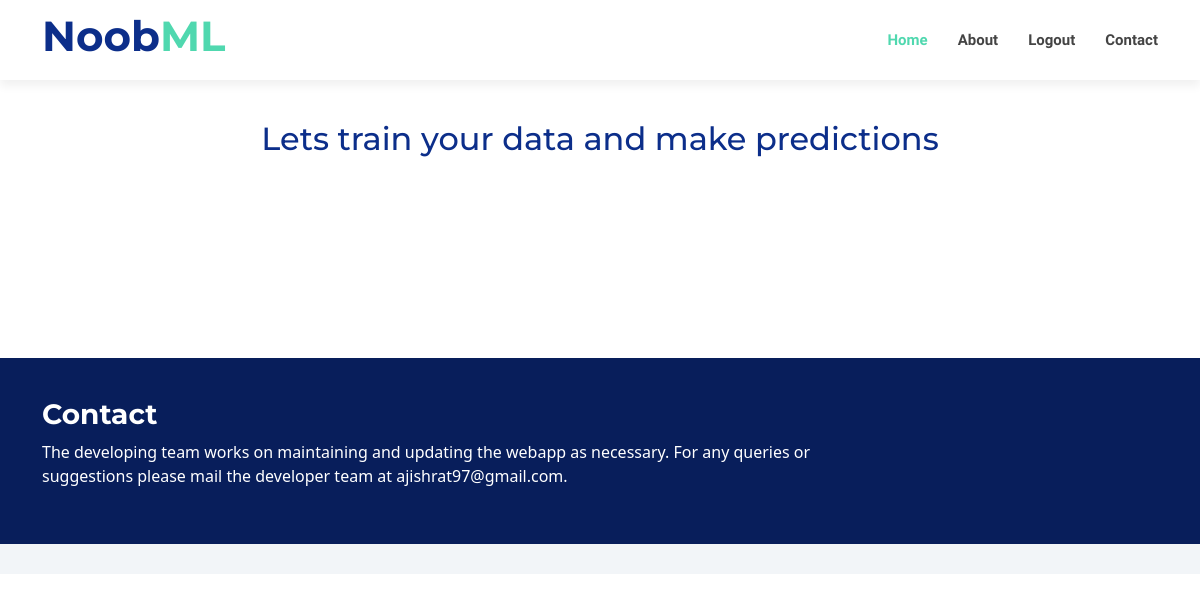
Page /Home/dashboard/inference (signed in) on the earlier database version.
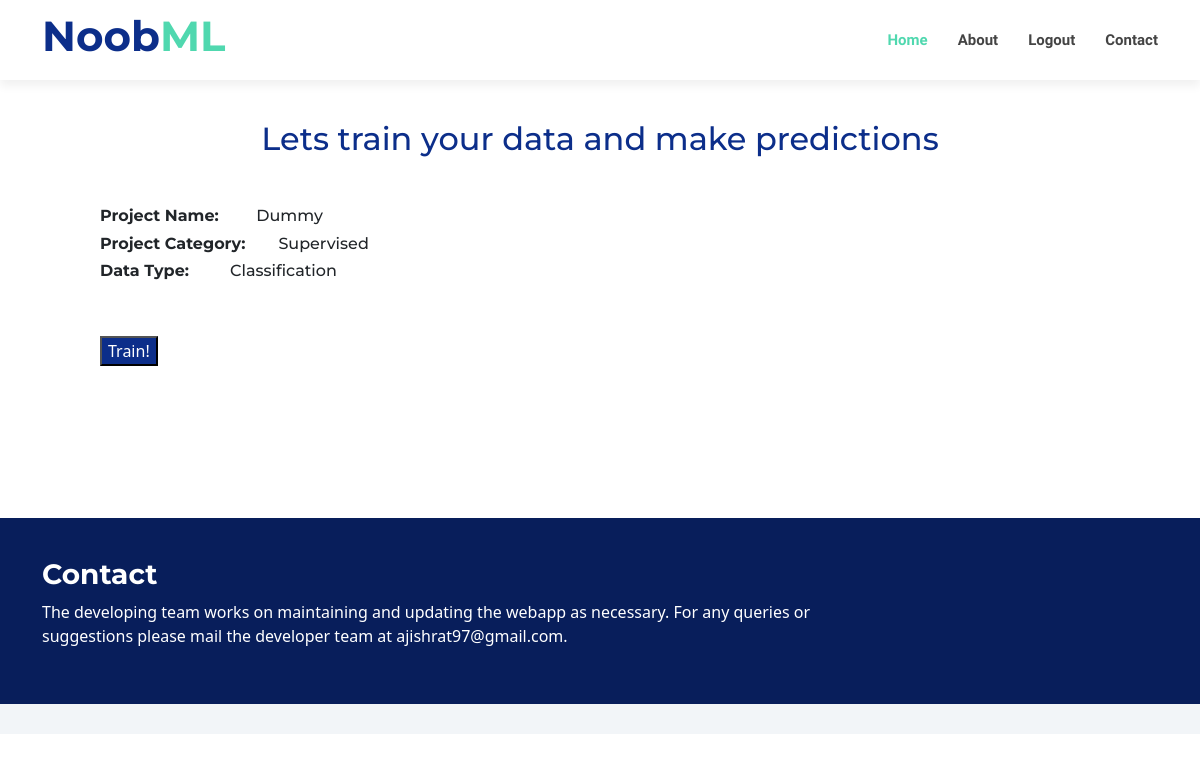
Same page on the later database version.
### Home/models.py (models this page shows, shortened)
class Project(models.Model):
    U_id = models.ForeignKey(User, on_delete=models.CASCADE, blank=False)
    Name = models.CharField(max_length=500)
    Train_csv = models.FileField(upload_to='Home/excel',blank=False, validators=[FileExtensionValidator(allowed_extensions=['csv'])])
    Test_csv = models.FileField(upload_to='Home/excel',blank=False, validators=[FileExtensionValidator(allowed_extensions=['csv'])])
    Learning = models.CharField(max_length=250,choices=L_CHOICE,default=1, blank=False)
    Type = models.CharField(max_length=250,choices=T_CHOICE, default=0, blank=False)
    Target = models.CharField(max_length=250)
    Input_Attributes = models.TextField(max_length=1000, blank=False)
    class Meta:
        unique_together = (('Name', 'U_id'))

### Home/views.py (the view)
# urls.py: path('dashboard/inference', views.inference_view, name='inference_view'),
@user_passes_test(user_not_admin, login_url='/Home/admin_redirected')
def inference_view(request):
    if (request.user.is_authenticated):
        try:
            userid = request.user
            project = Project.objects.filter(U_id=userid)
        except(Project.DoesNotExist):
            project = None
        return render(request, 'Home/inference.html', {'project' : project})

### Home/views.py (called while the page is built)
def user_not_admin(user):
    return not user.is_superuser

### Home/templates/Home/inference.html (shortened to what this page needs)
<!doctype html>
<html lang="en">
  <head>
  {% load static %}
  <link rel="stylesheet" href="{% static 'Home/style.css' %}" >
  <link rel="stylesheet"  href="{% static 'Home/vendor/bootstrap/css/bootstrap.min.css' %}"  >
  <link rel="stylesheet"  href="{% static 'Home/vendor/bootstrap-icons/bootstrap-icons.css' %}"  >
  <link rel="stylesheet"  href="{% static 'Home/vendor/boxicons/css/boxicons.min.css' %}"  >
  <link rel="stylesheet"  href="{% static 'Home/vendor/glightbox/css/glightbox.min.css' %}"  >
  <link rel="stylesheet"  href="{% static 'Home/vendor/swiper/swiper-bundle.min.cs' %}" >
  </head>
  <body>
  <header id="header" class="d-flex align-items-center">
    <div class="container d-flex justify-content-between">
      <div id="logo">
        <h1><a>Noob<span>ML</span></a></h1>
      </div>
      <nav id="navbar" class="navbar">
        <ul>
          <li><a class="nav-link scrollto active" href="#hero">Home</a></li>
          <li><a class="nav-link scrollto" href="{% url 'inference_view' %}">About</a></li>
          <li><a class="nav-link scrollto" href="{% url 'logout_view' %}">Logout</a></li>
          <li><a class="nav-link scrollto" href="#call-to-action">Contact</a></li>
        </ul>
      </nav>
    </div>
  </header>
     <main id="main">
          <section id="services" >
          <h2 style="text-align: center; color: #0c2e8a;"> Lets train your data and make predictions</h2>
    <section style="padding-left: 100px" >
          {% if project %}
            {% for projects in project %}
        <h6> <strong>Project Name: &ensp; &ensp;&ensp; </strong> {{ projects.Name }}</h6>
        <h6> <strong>Project Category: &ensp;&ensp;&ensp; </strong> {{ projects.Learning }}</h6>
        <h6> <strong>Data Type: &ensp;&ensp;&ensp;&ensp;  </strong> {{ projects.Type }}</h6>
        <br> <br>
                <a href="{% url 'RunModel_view' projects.Name %}"><button style="background-color: #0c2e8a;color: white"> Train!</button></a>
                {% empty %}
                <tr>
                    <td>Nothing to show</td>
                </tr>
            {% endfor %}
          {% endif %}
    </section>
          </section>
    <br><br><br>
    <section id="call-to-action">
      <div class="container" data-aos="zoom-out">
        <div class="row">
          <div class="col-lg-9 text-center text-lg-start">
            <h3 class="cta-title">Contact</h3>
            <p class="cta-text"> The developing team works on maintaining and updating the webapp as necessary. For any queries or suggestions please mail the developer team at ajishrat97@gmail.com. </p>
          </div>
        </div>
      </div>
    </section>
  </main>
  <footer id="footer">
  </footer>
   </body>
</html>

### Home/static/Home/style.css (style rules this page uses)
body { background: #fff; color: #444; font-family: "Open Sans", sans-serif; }
a { color: #50d8af; text-decoration: none; transition: 0.5s; }
p { padding: 0; margin: 0 0 30px 0; }
h1, h2, h3, h4, h5, h6 { font-family: "Montserrat", sans-serif; font-weight: 400; margin: 0 0 20px 0; padding: 0; }
#header { height: 80px; transition: all 0.5s; z-index: 997; background: #fff; box-shadow: 0px 6px 9px 0px rgba(0, 0, 0, 0.06); }
#header #logo h1 { font-size: 42px; margin: 0; padding: 0; font-family: "Montserrat", sans-serif; font-weight: 700; }
#header #logo h1 a { color: #0c2e8a; }
#header #logo h1 a span { color: #50d8af; }
.navbar { padding: 0; }
.navbar ul { margin: 0; padding: 0; display: flex; list-style: none; align-items: center; }
.navbar li { position: relative; }
.navbar a, .navbar a:focus { display: flex; align-items: center; justify-content: space-between; padding: 10px 0 10px 30px; font-family: "Raleway", sans-serif; font-size: 15px; font-weight: 600; color: #444; white-space: nowrap; transition: 0.3s; }
.navbar a:hover, .navbar .active, .navbar .active:focus, .navbar li:hover > a { color: #50d8af; }
section { padding: 40px 0; overflow: hidden; }
#services { padding: 40px 0; }
#call-to-action { background: #081e5b; background-size: cover; padding: 40px 0; }
#call-to-action .cta-title { color: #fff; font-size: 28px; font-weight: 700; }
#call-to-action .cta-text { color: #fff; }
#footer { background: #f2f5f8; padding: 0 0 30px 0; font-size: 14px; }

Differences in the rows shown:
added Project: Name "Dummy", Learning "Supervised", Type "Classification"
